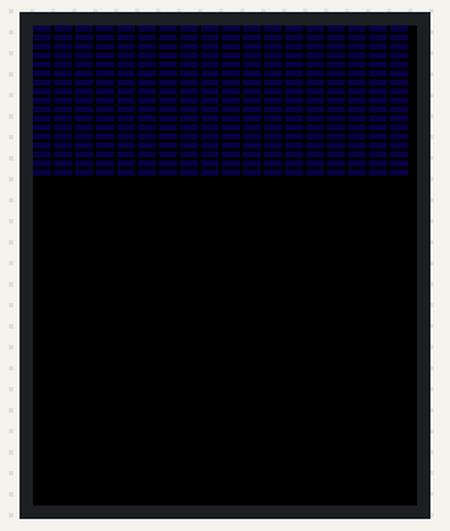
A sketch run on a simulated Arduino Uno, built with avr-gcc and run on an emulated ATmega328P. Shown: 128×160 colour display.

Above: at 0.3 s.

The sketch:

test.ino
```cpp
#include <LCDWIKI_GUI.h> //Core graphics library
#include <LCDWIKI_SPI.h> //Hardware-specific library
LCDWIKI_SPI mylcd(ST7735S, A5, A3, -1, A2, A4, A1, A3); //software spi,model,cs,cd,miso,mosi,reset,clk,led

#define  BLACK   0x0000
#define BLUE    0x001F
#define RED     0xF800
#define GREEN   0x07E0
#define CYAN    0x07FF
#define MAGENTA 0xF81F
#define YELLOW  0xFFE0
#define WHITE   0xFFFF

byte bitmap_array[625];

void rectangle_test(void)
{
  int i = 0;
  mylcd.Fill_Screen(BLACK);
  mylcd.Set_Draw_color(GREEN);
  for (i = 0; i < mylcd.Get_Display_Width() / 2; i += 4)
  {
    mylcd.Draw_Rectangle(i, (mylcd.Get_Display_Height() - mylcd.Get_Display_Width()) / 2 + i, mylcd.Get_Display_Width() - 1 - i, mylcd.Get_Display_Height() - (mylcd.Get_Display_Height() - mylcd.Get_Display_Width()) / 2 - i);
    delay(5);
  }
}

void draw_bitmap(void)
{
  mylcd.Fill_Screen(BLACK);
  for(int i = 0; i <= 120; i+=7)
    for(int j = 0; j <= 50; j+=3)
      mylcd.Draw_Bit_Map(i, j, 6, 2, (int)bitmap_array, 1);
  delay(500);
}

void setup() {
  // put your setup code here, to run once:
  mylcd.Init_LCD();
  for (int i = 0; i < 625; i++)
    bitmap_array[i] = 8;
  draw_bitmap();

  //rectangle_test();
}

void loop() {
  // put your main code here, to run repeatedly:

}
```
